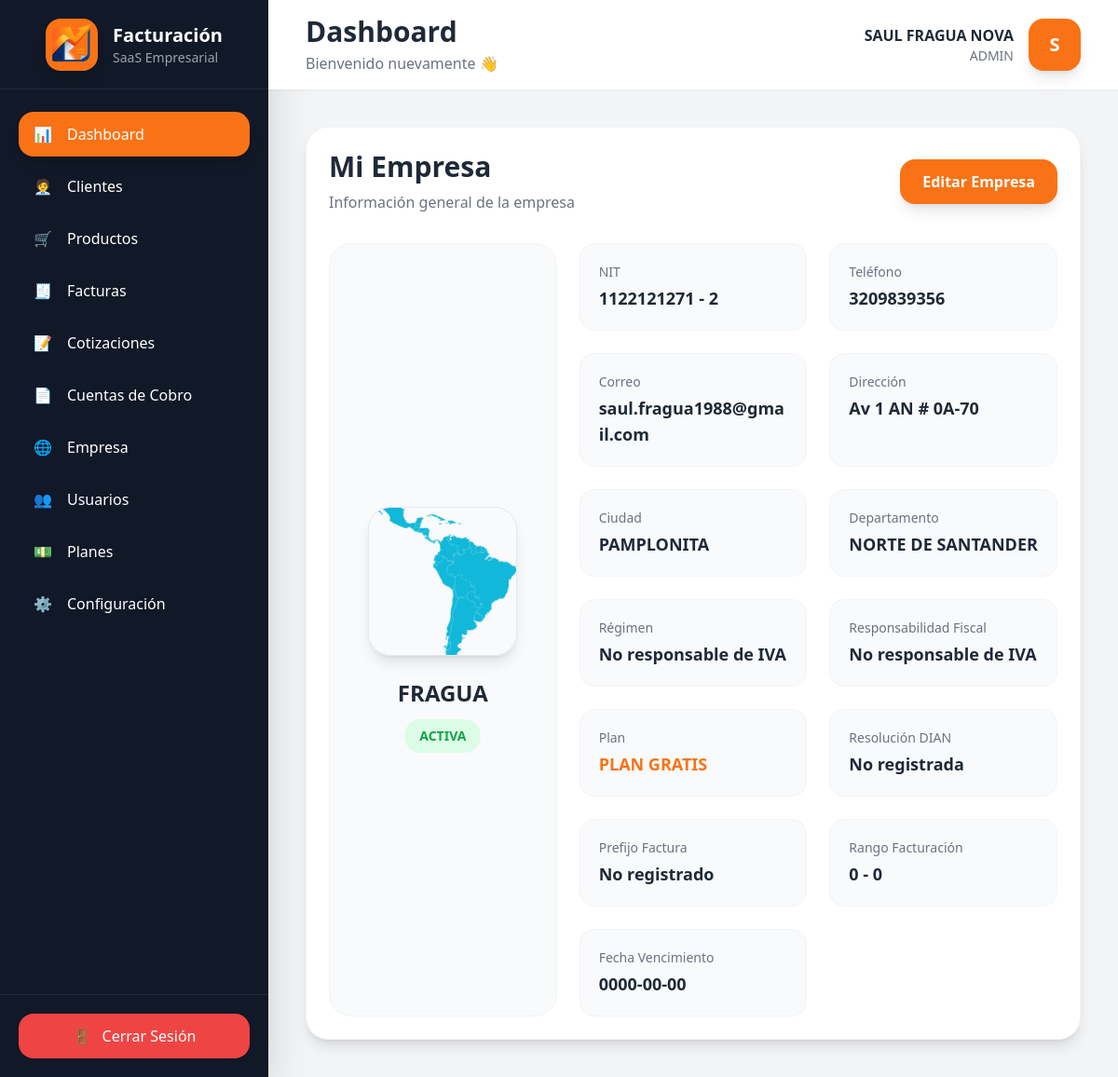
The page /public/empresa (signed in) on the database its author committed.
### tables this page shows
CREATE TABLE `empresas` (
  `id` int(11) NOT NULL,
  `plan_id` int(11) DEFAULT 1,
  `razon_social` varchar(200) NOT NULL,
  `nit` varchar(30) NOT NULL,
  `dv` varchar(5) DEFAULT NULL,
  `direccion` varchar(255) DEFAULT NULL,
  `telefono` varchar(30) DEFAULT NULL,
  `correo` varchar(150) DEFAULT NULL,
  `resolucion_dian` varchar(100) DEFAULT NULL,
  `prefijo_factura` varchar(20) DEFAULT NULL,
  `rango_desde` int(11) DEFAULT NULL,
  `rango_hasta` int(11) DEFAULT NULL,
  `fecha_vencimiento` date DEFAULT NULL,
  `logo` varchar(255) DEFAULT NULL,
  `estado` enum('ACTIVA','SUSPENDIDA','ELIMINADA') DEFAULT 'ACTIVA',
  `created_at` timestamp NOT NULL DEFAULT current_timestamp(),
  `municipio_id` int(11) DEFAULT NULL,
  `departamento_id` int(11) DEFAULT NULL,
  `regimen_id` int(11) DEFAULT NULL,
  `responsabilidad_fiscal_id` int(11) DEFAULT NULL,
  `tipo_documento_id` int(11) DEFAULT NULL
);

CREATE TABLE `municipios` (
  `id` int(11) NOT NULL,
  `departamento_id` int(11) NOT NULL,
  `codigo` varchar(10) NOT NULL,
  `nombre` varchar(150) NOT NULL
);

CREATE TABLE `departamentos` (
  `id` int(11) NOT NULL,
  `codigo` varchar(5) NOT NULL,
  `nombre` varchar(100) NOT NULL
);

CREATE TABLE `regimenes` (
  `id` int(11) NOT NULL,
  `codigo` varchar(20) DEFAULT NULL,
  `nombre` varchar(150) NOT NULL,
  `estado` tinyint(1) DEFAULT 1,
  `created_at` timestamp NOT NULL DEFAULT current_timestamp()
);

CREATE TABLE `responsabilidades_fiscales` (
  `id` int(11) NOT NULL,
  `codigo` varchar(20) NOT NULL,
  `nombre` varchar(255) NOT NULL,
  `estado` tinyint(1) DEFAULT 1,
  `created_at` timestamp NOT NULL DEFAULT current_timestamp()
);

CREATE TABLE `planes` (
  `id` int(11) NOT NULL,
  `nombre` varchar(100) NOT NULL,
  `precio` decimal(15,2) DEFAULT 0.00,
  `limite_usuarios` int(11) DEFAULT 1,
  `limite_facturas` int(11) DEFAULT 100,
  `estado` tinyint(1) DEFAULT 1,
  `created_at` timestamp NOT NULL DEFAULT current_timestamp()
);

### app/controllers/EmpresaController.php (called while the page is built, shortened)
<?php
class EmpresaController extends Controller
{
    private $empresaModel;
    public function __construct()
    {
        $this->empresaModel = $this->model('Empresa');
    }
    public function index()
    {
        $empresa_id = $_SESSION['empresa_id'];
        $empresa = $this->empresaModel->obtenerEmpresa(
            $empresa_id
        );
        $data = [
            'contenido' => 'empresa/index',
            'empresa' => $empresa
        ];
        $this->view('layouts/app', $data);
    }
}

### app/core/Router.php (called while the page is built, shortened)
<?php
class Router
{
    protected $method = 'index';
    public function __construct()
    {
        $url = $this->getUrl();
        if(isset($url[0])) {
            $controllerName = ucwords($url[0]) . 'Controller';
            if(file_exists('../app/controllers/' . $controllerName . '.php')) {
                unset($url[0]);
            }
        }
        $this->controller = new $this->controller;
        $this->params = $url ? array_values($url) : [];
        call_user_func_array(
            [$this->controller, $this->method],
            $this->params
        );
    }
    public function getUrl()
    {
        if(isset($_GET['url'])) {
            $url = rtrim($_GET['url'], '/');
            $url = filter_var($url, FILTER_SANITIZE_URL);
            return explode('/', $url);
        }
    }
}

### public/index.php (called while the page is built, shortened)
<?php
require_once '../app/config/database.php';
$init = new Router();

### app/core/Database.php (called while the page is built, shortened)
<?php
class Database
{
    private string $host = DB_HOST;
    private string $dbname = DB_NAME;
    private string $user = DB_USER;
    private string $pass = DB_PASS;
    private PDO $dbh;
    private PDOStatement $stmt;
    public function __construct()
    {
        $dsn = "mysql:host={$this->host};dbname={$this->dbname};charset=utf8mb4";
        $options = [
            PDO::ATTR_PERSISTENT         => false,
            PDO::ATTR_ERRMODE            => PDO::ERRMODE_EXCEPTION,
            PDO::ATTR_DEFAULT_FETCH_MODE => PDO::FETCH_OBJ,
            PDO::ATTR_EMULATE_PREPARES   => false,
        ];
        try {
            $this->dbh = new PDO(
                $dsn,
                $this->user,
                $this->pass,
                $options
            );
        } catch (PDOException $e) {
            die('Error de conexión: ' . $e->getMessage());
        }
    }
    public function query(string $sql): void
    {
        $this->stmt = $this->dbh->prepare($sql);
    }
    public function bind(string $param, $value, $type = null): void
    {
        if (is_null($type)) {
            switch (true) {
                case is_int($value):
                    $type = PDO::PARAM_INT;
                    break;
            }
        }
        $this->stmt->bindValue($param, $value, $type);
    }
    public function execute(): bool
    {
        return $this->stmt->execute();
    }
    public function single()
    {
        $this->execute();
        return $this->stmt->fetch();
    }
}

### app/models/Empresa.php (called while the page is built, shortened)
<?php
class Empresa
{
    private $db;
    public function __construct()
    {
        $this->db = new Database;
    }
public function obtenerEmpresa($id)
{
    $this->db->query("
        SELECT
            e.*,
            d.nombre AS departamento,
            m.nombre AS municipio,
            r.nombre AS regimen,
            rf.nombre AS responsabilidad_fiscal,
            p.nombre AS plan
        FROM empresas e
        LEFT JOIN departamentos d
            ON e.departamento_id = d.id
        LEFT JOIN municipios m
            ON e.municipio_id = m.id
        LEFT JOIN regimenes r
            ON e.regimen_id = r.id
        LEFT JOIN responsabilidades_fiscales rf
            ON e.responsabilidad_fiscal_id = rf.id
        LEFT JOIN planes p
            ON e.plan_id = p.id
        WHERE e.id = :id
        LIMIT 1
    ");
    $this->db->bind(':id', $id);
    return $this->db->single();
}
}

### app/views/Empresa/index.php (the view)
<div class="bg-white rounded-3xl shadow-lg p-6 border border-gray-100">
    <div class="flex flex-col md:flex-row md:items-center md:justify-between gap-4 mb-8">
        <div>
            <h2 class="text-3xl font-bold text-gray-800">
                Mi Empresa
            </h2>
            <p class="text-gray-500 mt-2">
                Información general de la empresa
            </p>
        </div>
        <a
            href="<?= URL; ?>/empresa/editar/<?= $data['empresa']->id; ?>"
            class="bg-orange-500 hover:bg-orange-600 text-white px-6 py-3 rounded-2xl shadow-lg transition font-semibold"
        >
            Editar Empresa
        </a>
    </div>
    <div class="grid grid-cols-1 lg:grid-cols-3 gap-6">
        <div class="bg-gray-50 rounded-3xl p-6 border border-gray-100 flex flex-col items-center justify-center">
            <?php if(!empty($data['empresa']->logo)) : ?>
                <img
                    src="<?= URL; ?>/assets/img/logosempresas/<?= $data['empresa']->logo; ?>"
                    alt="Logo"
                    class="w-40 h-40 object-cover rounded-3xl shadow-lg border border-gray-200"
                >
            <?php else : ?>
                <div class="w-40 h-40 rounded-3xl bg-orange-100 flex items-center justify-center text-orange-500 text-5xl font-bold">
                    <?= strtoupper(substr($data['empresa']->razon_social, 0, 1)); ?>
                </div>
            <?php endif; ?>
            <h3 class="mt-6 text-2xl font-bold text-gray-800 text-center">
                <?= $data['empresa']->razon_social; ?>
            </h3>
            <span class="mt-3 px-4 py-2 rounded-full text-sm font-semibold
                <?= $data['empresa']->estado == 'ACTIVA'
                    ? 'bg-green-100 text-green-600'
                    : 'bg-red-100 text-red-600'; ?>">
                <?= $data['empresa']->estado; ?>
            </span>
        </div>
        <div class="lg:col-span-2">
            <div class="grid grid-cols-1 md:grid-cols-2 gap-6">
                <div class="bg-gray-50 rounded-2xl p-5 border border-gray-100">
                    <p class="text-sm text-gray-500 mb-1">
                        NIT
                    </p>
                    <h4 class="text-lg font-bold text-gray-800">
                        <?= $data['empresa']->nit; ?>
                        <?php if(!empty($data['empresa']->dv)) : ?>
                            - <?= $data['empresa']->dv; ?>
                        <?php endif; ?>
                    </h4>
                </div>
                <div class="bg-gray-50 rounded-2xl p-5 border border-gray-100">
                    <p class="text-sm text-gray-500 mb-1">
                        Teléfono
                    </p>
                    <h4 class="text-lg font-bold text-gray-800">
                        <?= $data['empresa']->telefono ?: 'No registrado'; ?>
                    </h4>
                </div>
                <div class="bg-gray-50 rounded-2xl p-5 border border-gray-100">
                    <p class="text-sm text-gray-500 mb-1">
                        Correo
                    </p>
                    <h4 class="text-lg font-bold text-gray-800 break-all">
                        <?= $data['empresa']->correo ?: 'No registrado'; ?>
                    </h4>
                </div>
                <div class="bg-gray-50 rounded-2xl p-5 border border-gray-100">
                    <p class="text-sm text-gray-500 mb-1">
                        Dirección
                    </p>
                    <h4 class="text-lg font-bold text-gray-800">
                        <?= $data['empresa']->direccion ?: 'No registrada'; ?>
                    </h4>
                </div>
                <div class="bg-gray-50 rounded-2xl p-5 border border-gray-100">
                    <p class="text-sm text-gray-500 mb-1">
                        Ciudad
                    </p>
                    <h4 class="text-lg font-bold text-gray-800">
                        <?= $data['empresa']->municipio ?: 'No registrada'; ?>
                    </h4>
                </div>
                <div class="bg-gray-50 rounded-2xl p-5 border border-gray-100">
                    <p class="text-sm text-gray-500 mb-1">
                        Departamento
                    </p>
                    <h4 class="text-lg font-bold text-gray-800">
                        <?= $data['empresa']->departamento ?: 'No registrado'; ?>
                    </h4>
                </div>
                <div class="bg-gray-50 rounded-2xl p-5 border border-gray-100">
                    <p class="text-sm text-gray-500 mb-1">
                        Régimen
                    </p>
                    <h4 class="text-lg font-bold text-gray-800">
                        <?= $data['empresa']->regimen ?: 'No registrado'; ?>
                    </h4>
                </div>
                <div class="bg-gray-50 rounded-2xl p-5 border border-gray-100">
                    <p class="text-sm text-gray-500 mb-1">
                        Responsabilidad Fiscal
                    </p>
                    <h4 class="text-lg font-bold text-gray-800">
                        <?= $data['empresa']->responsabilidad_fiscal ?: 'No registrada'; ?>
                    </h4>
                </div>
                <div class="bg-gray-50 rounded-2xl p-5 border border-gray-100">
                    <p class="text-sm text-gray-500 mb-1">
                        Plan
                    </p>
                    <h4 class="text-lg font-bold text-orange-500">
                        <?= $data['empresa']->plan ?: 'PLAN GRATIS'; ?>
                    </h4>
                </div>
                <div class="bg-gray-50 rounded-2xl p-5 border border-gray-100">
                    <p class="text-sm text-gray-500 mb-1">
                        Resolución DIAN
                    </p>
                    <h4 class="text-lg font-bold text-gray-800">
                        <?= $data['empresa']->resolucion_dian ?: 'No registrada'; ?>
                    </h4>
                </div>
                <div class="bg-gray-50 rounded-2xl p-5 border border-gray-100">
                    <p class="text-sm text-gray-500 mb-1">
                        Prefijo Factura
                    </p>
                    <h4 class="text-lg font-bold text-gray-800">
                        <?= $data['empresa']->prefijo_factura ?: 'No registrado'; ?>
                    </h4>
                </div>
                <div class="bg-gray-50 rounded-2xl p-5 border border-gray-100">
                    <p class="text-sm text-gray-500 mb-1">
                        Rango Facturación
                    </p>
                    <h4 class="text-lg font-bold text-gray-800">
                        <?= $data['empresa']->rango_desde ?: 0; ?>
                        -
                        <?= $data['empresa']->rango_hasta ?: 0; ?>
                    </h4>
                </div>
                <div class="bg-gray-50 rounded-2xl p-5 border border-gray-100">
                    <p class="text-sm text-gray-500 mb-1">
                        Fecha Vencimiento
                    </p>
                    <h4 class="text-lg font-bold text-gray-800">
                        <?= $data['empresa']->fecha_vencimiento ?: 'No registrada'; ?>
                    </h4>
                </div>
            </div>
        </div>
    </div>
</div>

### rows shown on the page
empresas: logo (picture), razon_social "FRAGUA", estado "ACTIVA", nit "1122121271", dv "2", telefono "3209839356", correo "saul.fragua1988@gmail.com", direccion "Av 1 AN # 0A-70", municipio.nombre "PAMPLONITA", departamento.nombre "NORTE DE SANTANDER", regimen.nombre "No responsable de IVA", responsabilidad_fiscal.nombre "No responsable de IVA", plan.nombre "PLAN GRATIS", resolucion_dian "No registrada", prefijo_factura "No registrado", rango_desde "0", rango_hasta "0", fecha_vencimiento "0000-00-00"

### other values the page prints
$_SESSION['usuario_nombre'] "SAUL FRAGUA NOVA"
$_SESSION['usuario_rol'] "ADMIN"
substr($_SESSION['usuario_nombre'], 0, 1) "S"
